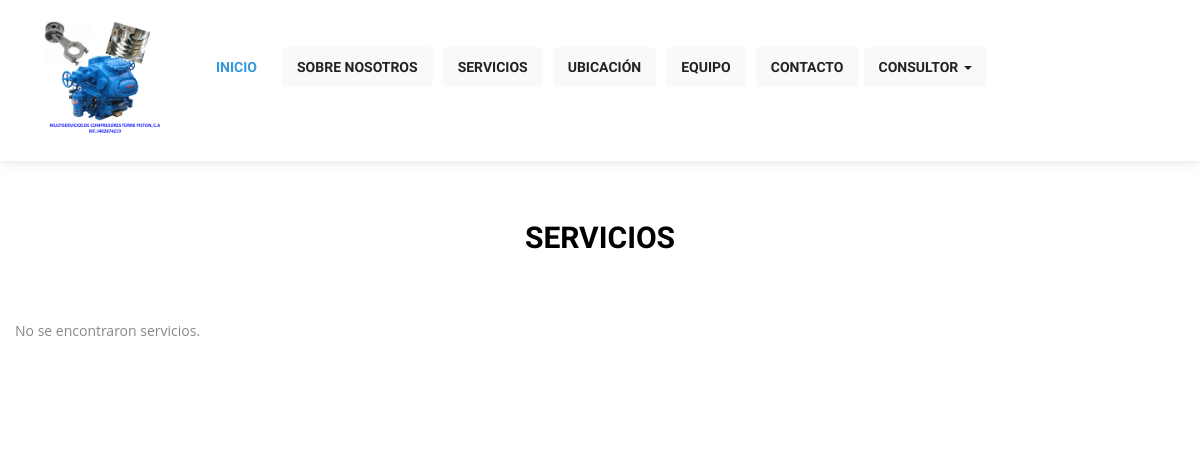
Before: /servicios_section.php with the older database file.
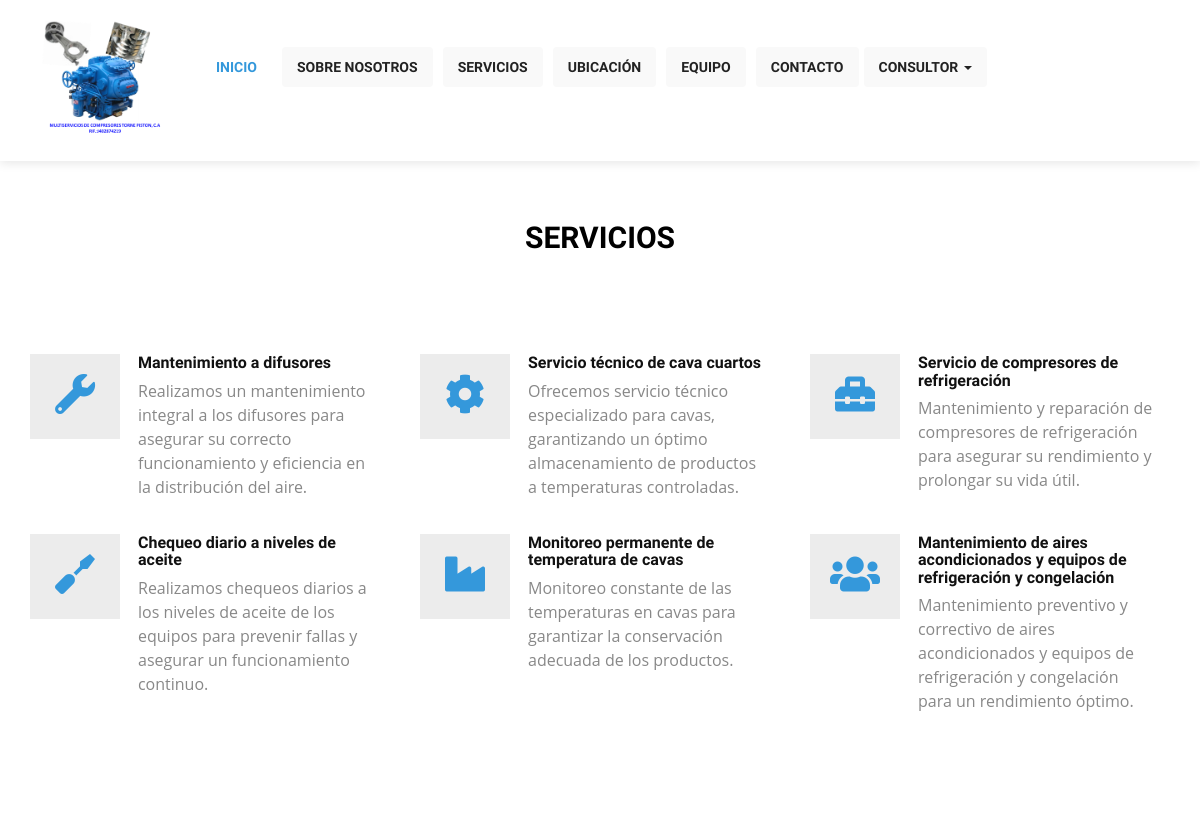
After: the same page with the newer database file.
### tables this page shows
CREATE TABLE `servicios` (
  `id` int(11) NOT NULL,
  `nombre` varchar(100) NOT NULL,
  `descripcion` text NOT NULL,
  `icono` varchar(50) DEFAULT NULL,
  `fecha_creacion` timestamp NOT NULL DEFAULT current_timestamp()
);

### servicios_section.php (the view, shortened to what this page needs)
<?php
include 'conexion.php';
?>
<!doctype html>
<html>
<head>
<link href="css/bootstrap.min.css" rel="stylesheet" type="text/css">
<link rel="stylesheet" href="js/fancybox/jquery.fancybox.css" type="text/css" media="screen" />
<link href="css/style.css" rel="stylesheet" type="text/css">
<link href="css/font-awesome.css" rel="stylesheet" type="text/css">
<link href="css/animate.css" rel="stylesheet" type="text/css">
<link rel="stylesheet" href="https://cdnjs.cloudflare.com/ajax/libs/font-awesome/5.15.4/css/all.min.css">
</head>
<body>
<header id="header_wrapper">
    <div class="container">
        <div class="header_box">
            <div class="logo">
                <a href="index.php">
                    <img src="img/logo.png" alt="logo">
                </a>
            </div>
            <nav class="navbar navbar-inverse" role="navigation">
                <div id="main-nav" class="collapse navbar-collapse navStyle">
                <ul class="nav navbar-nav" id="mainNav">
                <li class="active"><a href="#hero_section" class="scroll-link" style="font-size: 10;">Inicio</a></li>
                <li><a href="index.php#aboutUs" class="scroll-link" style="font-size: 10;">Sobre nosotros</a></li>
                <li><a href="servicios_section.php" class="scroll-link" style="font-size: 10;">Servicios</a></li>
                <li><a href="index.php#map-section" class="scroll-link" style="font-size: 10;">Ubicación</a></li>
                <li><a href="index.php#team" class="scroll-link" style="font-size: 10;">Equipo</a></li>
                <li><a href="index.php#contact" class="scroll-link" style="font-size: 10;">Contacto</a></li>
                <li class="dropdown">
                    <a href="#" class="dropdown-toggle" data-toggle="dropdown" role="button" aria-expanded="false" style="font-size: 10;">
                        Consultor <span class="caret"></span>
                    </a>
                </li>
            </ul>
                </div>
            </nav>
        </div>
    </div>
</header>
<section id="service">
  <div class="container">
    <h2><strong>Servicios</strong></h2>
    <div class="service_wrapper">
      <div class="row">
        <?php
        $sql = "SELECT nombre, descripcion, icono FROM servicios";
        $result = $conn->query($sql);
        if ($result->num_rows > 0) {
            $count = 0;
            while ($row = $result->fetch_assoc()) {
                if ($count % 3 == 0 && $count > 0) {
                    echo '</div><div class="row">';
                }
                echo '<div class="col-lg-4">';
                echo '  <div class="service_block">';
                echo '    <div class="service_icon delay-03s animated wow zoomIn">';
                echo '      <span><i class="fa ' . htmlspecialchars($row['icono']) . '"></i></span>';
                echo '    </div>';
                echo '    <h3 class="animated fadeInUp wow">' . htmlspecialchars($row['nombre']) . '</h3>';
                echo '    <p class="animated fadeInDown wow">' . htmlspecialchars($row['descripcion']) . '</p>';
                echo '  </div>';
                echo '</div>';
                $count++;
            }
        } else {
            echo '<p>No se encontraron servicios.</p>';
        }
        ?>
      </div>
    </div>
  </div>
</section>
</body>
</html>

### css/style.css (style rules this page uses)
ul { list-style: none; }
.logo img { width: 100%; max-width: 150px; height: auto; }
.logo { max-width: 150px; }
img { max-width: 100%; }
a, a:hover, a:active { outline: 0px !important; text-decoration:none; }
body { background: #fff; font-family: 'Open Sans', sans-serif; font-size: 14px; font-weight: normal; color: #888888; margin: 0; }
h2 { font-size: 38px; color: #000000; font-family: 'Raleway', sans-serif; font-weight: normal; margin: 0px 0 25px 0; text-align: center; text-transform: uppercase; }
h3 { font-family: 'Open Sans', sans-serif; font-weight: 600; color: #222222; font-size: 18px; margin: 0 0 5px 0; }
p { line-height: 24px; margin: 0; }
#header_wrapper { background: #ffffff; padding: 20px 0px; box-shadow: 0 2px 10px rgba(0, 0, 0, 0.1); }
.header_box { display: flex; justify-content: space-between; align-items: center; }
.navbar-inverse { background: transparent; border-color: transparent; box-shadow: transparent; }
.navbar { flex-grow: 1; }
.navbar-inverse .navbar-nav > li > a { color: #000000; }
.navStyle { float: right; }
.navStyle ul { list-style: none; padding: 0px; }
.navStyle ul li { display: inline-block; margin: 0 5px; }
.navStyle ul li:last-child { margin: 0 0 0 23px; }
.navStyle ul li a { display: block; font-size: 14px; color: #ffffff; font-family: 'Raleway', sans-serif; text-decoration: none; text-transform: uppercase; font-weight: 600; transition: all 0.3s ease-in-out; padding: 10px 15px; border-radius: 4px; }
.navbar-inverse .navbar-nav > .active > a, .navbar-inverse .navbar-nav > .active > a:hover, .navbar-inverse .navbar-nav > .active > a:focus { color: #3498db; background-color: transparent; }
#service { padding: 60px 0px; background: #fff; }
.service_wrapper { padding: 40px 0 40px; }
.service_block { text-align: center; padding-left: 15px; padding-right: 15px; padding-left: 108px; position: relative; }
.service_icon { width: 90px; height: 85px; margin: 0px auto 25px; background: rgb(236, 236, 236); position: absolute; left: 0px; }
.service_icon span { background: transparent; border-radius: 50%; display: block; height: 100%; width: 100%; }
.service_icon i { color: #3498db; font-size: 40px; margin-top: 0; position: relative; top: 20px; z-index: 20; }
.service_block h3 { font-family: 'Raleway', sans-serif; font-weight: 600; font-size: 18px; color: #111111; margin: 35px 0 7px; text-align: left; }
.service_block p { font-size: 16px; color: #888888; margin: 0px; text-align: left; }
.delay-03s { animation-delay: 0.3s; -webkit-animation-delay: 0.3s; }
p { font-size:14px; }
.service_block h3 { font-size: 16px; }
h2, .contact_section h2 { font-size: 30px; }
.navStyle ul li { display: block; }
.navStyle { float: right; width: 100%; text-align:center; }
.navStyle ul li:last-child { margin: 0px; }
.navbar-inverse .navbar-nav > li > a { color: #222; background: #F9F9F9; }

Changed rows visible on the page:
added servicios: nombre "Mantenimiento a difusores", descripcion "Realizamos un mantenimiento integral a los difusores para asegurar su correcto funcionamiento y eficiencia en la distribución del aire."
added servicios: nombre "Servicio técnico de cava cuartos", descripcion "Ofrecemos servicio técnico especializado para cavas, garantizando un óptimo almacenamiento de productos a temperaturas controladas."
added servicios: nombre "Servicio de compresores de refrigeración", descripcion "Mantenimiento y reparación de compresores de refrigeración para asegurar su rendimiento y prolongar su vida útil."
added servicios: nombre "Chequeo diario a niveles de aceite", descripcion "Realizamos chequeos diarios a los niveles de aceite de los equipos para prevenir fallas y asegurar un funcionamiento continuo."
added servicios: nombre "Monitoreo permanente de temperatura de cavas", descripcion "Monitoreo constante de las temperaturas en cavas para garantizar la conservación adecuada de los productos."
added servicios: nombre "Mantenimiento de aires acondicionados y equipos de refrigeración y congelación", descripcion "Mantenimiento preventivo y correctivo de aires acondicionados y equipos de refrigeración y congelación para un rendimiento óptimo."
Other visible differences:
text no longer shown: "No se encontraron servicios."
